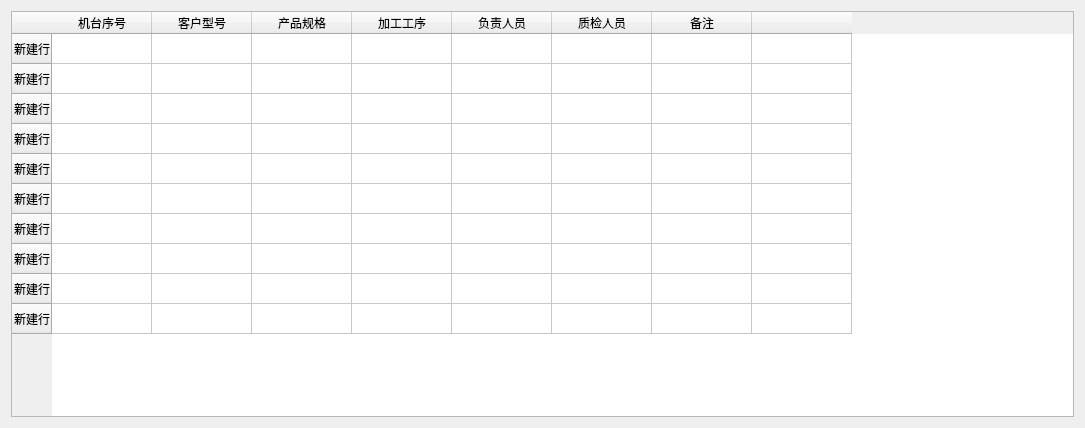
<?xml version="1.0" encoding="UTF-8"?>
<ui version="4.0">
 <class>biao2</class>
 <widget class="QWidget" name="biao2">
  <property name="geometry">
   <rect>
    <x>0</x>
    <y>0</y>
    <width>1085</width>
    <height>428</height>
   </rect>
  </property>
  <property name="windowTitle">
   <string>Form</string>
  </property>
  <layout class="QGridLayout" name="gridLayout">
   <item row="0" column="0">
    <widget class="QTableWidget" name="tableWidget">
     <row>
      <property name="text">
       <string>新建行</string>
      </property>
     </row>
     <row>
      <property name="text">
       <string>新建行</string>
      </property>
     </row>
     <row>
      <property name="text">
       <string>新建行</string>
      </property>
     </row>
     <row>
      <property name="text">
       <string>新建行</string>
      </property>
     </row>
     <row>
      <property name="text">
       <string>新建行</string>
      </property>
     </row>
     <row>
      <property name="text">
       <string>新建行</string>
      </property>
     </row>
     <row>
      <property name="text">
       <string>新建行</string>
      </property>
     </row>
     <row>
      <property name="text">
       <string>新建行</string>
      </property>
     </row>
     <row>
      <property name="text">
       <string>新建行</string>
      </property>
     </row>
     <row>
      <property name="text">
       <string>新建行</string>
      </property>
     </row>
     <column>
      <property name="text">
       <string>机台序号</string>
      </property>
     </column>
     <column>
      <property name="text">
       <string>客户型号</string>
      </property>
     </column>
     <column>
      <property name="text">
       <string>产品规格</string>
      </property>
     </column>
     <column>
      <property name="text">
       <string>加工工序</string>
      </property>
     </column>
     <column>
      <property name="text">
       <string>负责人员</string>
      </property>
     </column>
     <column>
      <property name="text">
       <string>质检人员</string>
      </property>
     </column>
     <column>
      <property name="text">
       <string>备注</string>
      </property>
     </column>
     <column>
      <property name="text">
       <string/>
      </property>
     </column>
    </widget>
   </item>
  </layout>
 </widget>
 <resources/>
 <connections/>
</ui>
